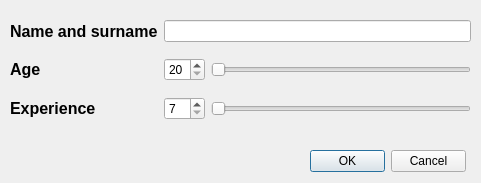
<?xml version="1.0" encoding="UTF-8"?>
<ui version="4.0">
 <class>Form</class>
 <widget class="QWidget" name="Form">
  <property name="geometry">
   <rect>
    <x>0</x>
    <y>0</y>
    <width>481</width>
    <height>183</height>
   </rect>
  </property>
  <property name="minimumSize">
   <size>
    <width>481</width>
    <height>183</height>
   </size>
  </property>
  <property name="maximumSize">
   <size>
    <width>481</width>
    <height>183</height>
   </size>
  </property>
  <property name="windowTitle">
   <string>Form1</string>
  </property>
  <widget class="QDialogButtonBox" name="buttonBox">
   <property name="geometry">
    <rect>
     <x>310</x>
     <y>150</y>
     <width>156</width>
     <height>23</height>
    </rect>
   </property>
   <property name="standardButtons">
    <set>QDialogButtonBox::Cancel|QDialogButtonBox::Ok</set>
   </property>
  </widget>
  <widget class="QWidget" name="layoutWidget">
   <property name="geometry">
    <rect>
     <x>10</x>
     <y>10</y>
     <width>461</width>
     <height>121</height>
    </rect>
   </property>
   <layout class="QGridLayout" name="gridLayout">
    <item row="0" column="1" colspan="2">
     <widget class="QLineEdit" name="lineEdit"/>
    </item>
    <item row="0" column="0">
     <widget class="QLabel" name="label_2">
      <property name="font">
       <font>
        <pointsize>12</pointsize>
        <weight>75</weight>
        <bold>true</bold>
       </font>
      </property>
      <property name="text">
       <string>Name and surname</string>
      </property>
     </widget>
    </item>
    <item row="1" column="0">
     <widget class="QLabel" name="label_4">
      <property name="font">
       <font>
        <pointsize>12</pointsize>
        <weight>75</weight>
        <bold>true</bold>
       </font>
      </property>
      <property name="text">
       <string>Age</string>
      </property>
     </widget>
    </item>
    <item row="1" column="1">
     <widget class="QSpinBox" name="spinBox">
      <property name="minimum">
       <number>20</number>
      </property>
      <property name="maximum">
       <number>55</number>
      </property>
     </widget>
    </item>
    <item row="1" column="2">
     <widget class="QSlider" name="horizontalSlider">
      <property name="minimum">
       <number>20</number>
      </property>
      <property name="maximum">
       <number>55</number>
      </property>
      <property name="orientation">
       <enum>Qt::Horizontal</enum>
      </property>
     </widget>
    </item>
    <item row="2" column="0">
     <widget class="QLabel" name="label_3">
      <property name="font">
       <font>
        <pointsize>12</pointsize>
        <weight>75</weight>
        <bold>true</bold>
       </font>
      </property>
      <property name="text">
       <string>Experience</string>
      </property>
     </widget>
    </item>
    <item row="2" column="1">
     <widget class="QSpinBox" name="spinBox_2">
      <property name="minimum">
       <number>7</number>
      </property>
      <property name="maximum">
       <number>40</number>
      </property>
     </widget>
    </item>
    <item row="2" column="2">
     <widget class="QSlider" name="horizontalSlider_2">
      <property name="minimum">
       <number>5</number>
      </property>
      <property name="maximum">
       <number>40</number>
      </property>
      <property name="value">
       <number>5</number>
      </property>
      <property name="orientation">
       <enum>Qt::Horizontal</enum>
      </property>
     </widget>
    </item>
   </layout>
  </widget>
 </widget>
 <resources/>
 <connections>
  <connection>
   <sender>buttonBox</sender>
   <signal>rejected()</signal>
   <receiver>Form</receiver>
   <slot>close()</slot>
   <hints>
    <hint type="sourcelabel">
     <x>387</x>
     <y>161</y>
    </hint>
    <hint type="destinationlabel">
     <x>239</x>
     <y>182</y>
    </hint>
   </hints>
  </connection>
  <connection>
   <sender>horizontalSlider_2</sender>
   <signal>valueChanged(int)</signal>
   <receiver>spinBox_2</receiver>
   <slot>setValue(int)</slot>
   <hints>
    <hint type="sourcelabel">
     <x>289</x>
     <y>106</y>
    </hint>
    <hint type="destinationlabel">
     <x>194</x>
     <y>107</y>
    </hint>
   </hints>
  </connection>
  <connection>
   <sender>spinBox_2</sender>
   <signal>valueChanged(int)</signal>
   <receiver>horizontalSlider_2</receiver>
   <slot>setValue(int)</slot>
   <hints>
    <hint type="sourcelabel">
     <x>197</x>
     <y>102</y>
    </hint>
    <hint type="destinationlabel">
     <x>256</x>
     <y>114</y>
    </hint>
   </hints>
  </connection>
  <connection>
   <sender>horizontalSlider</sender>
   <signal>valueChanged(int)</signal>
   <receiver>spinBox</receiver>
   <slot>setValue(int)</slot>
   <hints>
    <hint type="sourcelabel">
     <x>232</x>
     <y>65</y>
    </hint>
    <hint type="destinationlabel">
     <x>198</x>
     <y>69</y>
    </hint>
   </hints>
  </connection>
  <connection>
   <sender>spinBox</sender>
   <signal>valueChanged(int)</signal>
   <receiver>horizontalSlider</receiver>
   <slot>setValue(int)</slot>
   <hints>
    <hint type="sourcelabel">
     <x>186</x>
     <y>63</y>
    </hint>
    <hint type="destinationlabel">
     <x>248</x>
     <y>68</y>
    </hint>
   </hints>
  </connection>
  <connection>
   <sender>buttonBox</sender>
   <signal>accepted()</signal>
   <receiver>Form</receiver>
   <slot>addguidetodb()</slot>
   <hints>
    <hint type="sourcelabel">
     <x>387</x>
     <y>161</y>
    </hint>
    <hint type="destinationlabel">
     <x>240</x>
     <y>91</y>
    </hint>
   </hints>
  </connection>
 </connections>
 <slots>
  <slot>addguidetodb()</slot>
 </slots>
</ui>
